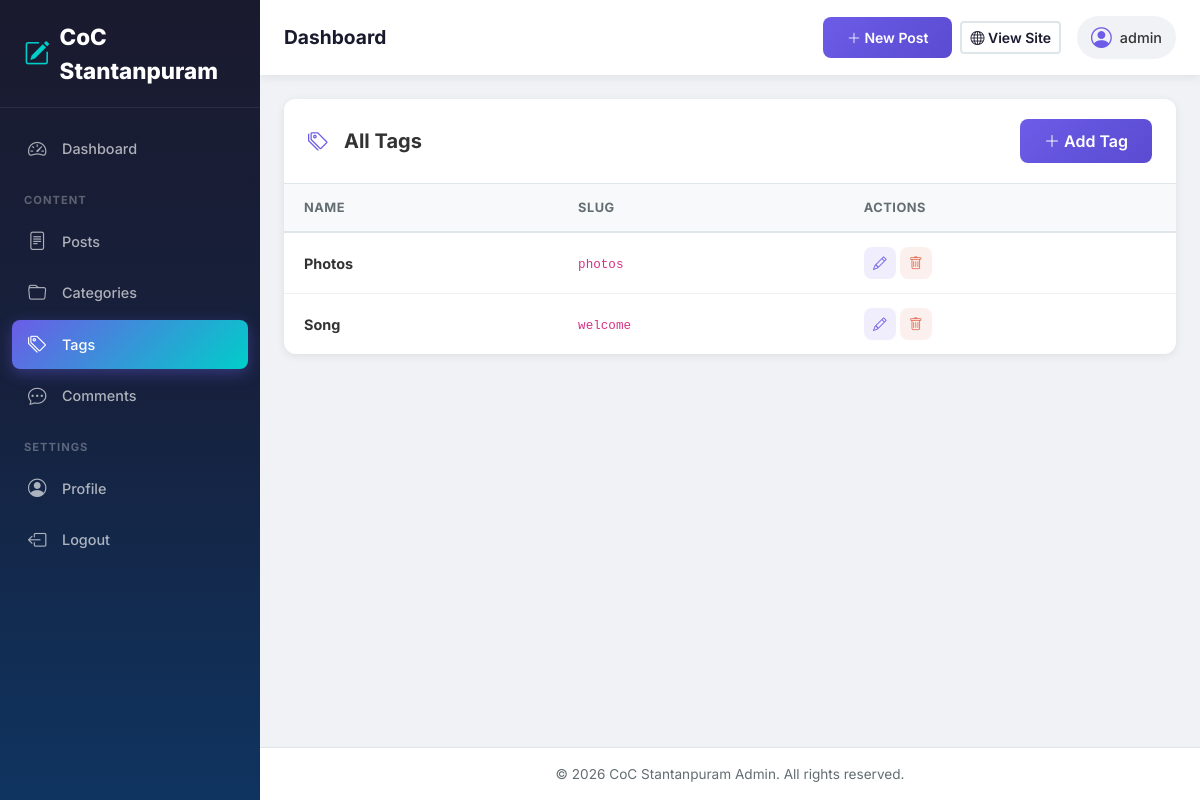
The app's page /admin-panel/tags/ (signed in) with its own data.
### blog/models.py (models this page shows, shortened)
class Tag(models.Model):
    name = models.CharField(max_length=50, unique=True)
    slug = models.SlugField(max_length=50, unique=True, blank=True)
    class Meta:
        ordering = ["name"]

### blog/views.py (the view)
# urls.py: path("admin-panel/tags/", views.tag_list, name="tag_list"),
@login_required(login_url="admin_login")
def tag_list(request):
    tags = Tag.objects.all().order_by("name")
    return render(request, "admin/tag_list.html", {"tags": tags})

### blog/context_processors.py (called while the page is built)
def common_context(request):
    categories = Category.objects.all()
    recent_posts = Post.objects.filter(status="published")[:3]
    return {
        "categories": categories,
        "recent_posts": recent_posts,
    }

### blog/templates/admin/tag_list.html (shortened to what this page needs)
{% extends "admin/admin_base.html" %}
{% load static %}
{% block content %}
<div class="container-fluid px-4">
    <div class="admin-table-card">
        <div class="card-header d-flex justify-content-between align-items-center">
            <h5><i class="bi bi-tags me-2"></i>All Tags</h5>
            <a href="{% url 'tag_create' %}" class="btn btn-primary">
                <i class="bi bi-plus-lg"></i> Add Tag
            </a>
        </div>
        <div class="card-body p-0">
            <div class="table-responsive">
                <table class="admin-table">
                    <thead>
                        <tr>
                            <th>Name</th>
                            <th>Slug</th>
                            <th>Actions</th>
                        </tr>
                    </thead>
                    <tbody>
                        {% for tag in tags %}
                        <tr>
                            <td><strong>{{ tag.name }}</strong></td>
                            <td><code>{{ tag.slug }}</code></td>
                            <td>
                                <div class="action-btns">
                                    <a href="{% url 'tag_edit' tag.pk %}" class="btn btn-sm btn-edit" title="Edit">
                                        <i class="bi bi-pencil"></i>
                                    </a>
                                    <button type="button" class="btn btn-sm btn-delete" title="Delete"
                                        data-bs-toggle="modal" data-bs-target="#deleteModal{{ tag.pk }}">
                                        <i class="bi bi-trash"></i>
                                    </button>
                                </div>
                            </td>
                        </tr>
                        {% endfor %}
                    </tbody>
                </table>
            </div>
        </div>
    </div>
</div>
{% endblock %}

### blog/templates/admin/admin_navbar.html (shortened to what this page needs)
<nav class="admin-topbar">
    <div class="d-flex align-items-center">
        <h5 class="mb-0 page-title-text">{% block page_title %}Dashboard{% endblock %}</h5>
    </div>
    <div class="admin-topbar-right">
        <a href="{% url 'post_create' %}" class="btn btn-primary btn-sm">
            <i class="bi bi-plus-lg"></i> New Post
        </a>
        <a href="{% url 'home' %}" class="btn btn-outline-light btn-sm ms-2" target="_blank">
            <i class="bi bi-globe"></i> View Site
        </a>
        <div class="admin-user ms-3">
            <i class="bi bi-person-circle"></i>
            <span>{{ request.user.username }}</span>
        </div>
    </div>
</nav>

### blog/static/css/admin.css (style rules this page uses)
:root { --sidebar-width: 260px; --primary: #6c5ce7; --primary-dark: #5a4bd1; --primary-light: #a29bfe; --secondary: #00cec9; --accent: #fd79a8; --dark: #1a1a2e; --darker: #16213e; --darkest: #0f3460; --light: #f0f2f5; --white: #ffffff; --gray: #636e72; --gray-light: #dfe6e9; --success: #00b894; --danger: #e17055; --warning: #fdcb6e; --shadow: 0 2px 10px rgba(0,0,0,0.08); --shadow-lg: 0 10px 40px rgba(0,0,0,0.1); --radius: 12px; --radius-sm: 8px; --transition: all 0.3s ease; }
* { margin: 0; padding: 0; box-sizing: border-box; }
body { font-family: 'Inter', sans-serif; background: var(--light); color: #333; }
.admin-topbar { background: var(--white); padding: 16px 24px; display: flex; align-items: center; justify-content: space-between; box-shadow: var(--shadow); position: sticky; top: 0; z-index: 100; }
.page-title-text { font-weight: 700; font-size: 1.2rem; color: var(--dark); }
.admin-topbar-right { display: flex; align-items: center; }
.admin-user { display: flex; align-items: center; gap: 8px; padding: 6px 14px; background: var(--light); border-radius: 50px; font-weight: 500; font-size: 0.9rem; }
.admin-user i { font-size: 1.3rem; color: var(--primary); }
.admin-table-card { background: var(--white); border-radius: var(--radius); box-shadow: var(--shadow); overflow: hidden; margin-bottom: 24px; }
.admin-table-card .card-header { background: var(--white); padding: 20px 24px; border-bottom: 1px solid var(--gray-light); }
.admin-table-card .card-header h5 { font-weight: 700; margin: 0; display: flex; align-items: center; gap: 8px; }
.admin-table-card .card-header h5 i { color: var(--primary); }
.admin-table { width: 100%; border-collapse: collapse; }
.admin-table thead { background: #f8f9fa; }
.admin-table th { padding: 14px 20px; font-size: 0.8rem; font-weight: 700; text-transform: uppercase; letter-spacing: 0.5px; color: var(--gray); border-bottom: 2px solid var(--gray-light); text-align: left; }
.admin-table td { padding: 14px 20px; border-bottom: 1px solid #f0f0f0; vertical-align: middle; font-size: 0.9rem; }
.admin-table tbody tr:last-child td { border-bottom: none; }
.action-btns { display: flex; gap: 4px; }
.btn-edit, .btn-delete, .btn-approve, .btn-reject { width: 32px; height: 32px; padding: 0; display: inline-flex; align-items: center; justify-content: center; border-radius: var(--radius-sm); border: none; transition: var(--transition); font-size: 0.85rem; }
.btn-edit { background: rgba(108,92,231,0.1); color: var(--primary); }
.btn-delete { background: rgba(225,112,85,0.1); color: var(--danger); }
.btn-primary { background: linear-gradient(135deg, var(--primary), var(--primary-dark)); border: none; font-weight: 600; padding: 10px 24px; border-radius: var(--radius-sm); transition: var(--transition); }
.btn-outline-light { border: 2px solid var(--gray-light); color: var(--dark); font-weight: 600; transition: var(--transition); }

### records on screen
Tag: name "Photos", slug "photos"
Tag: name "Song", slug "welcome"

### other values on screen
{{ request.user.username }} "admin"
